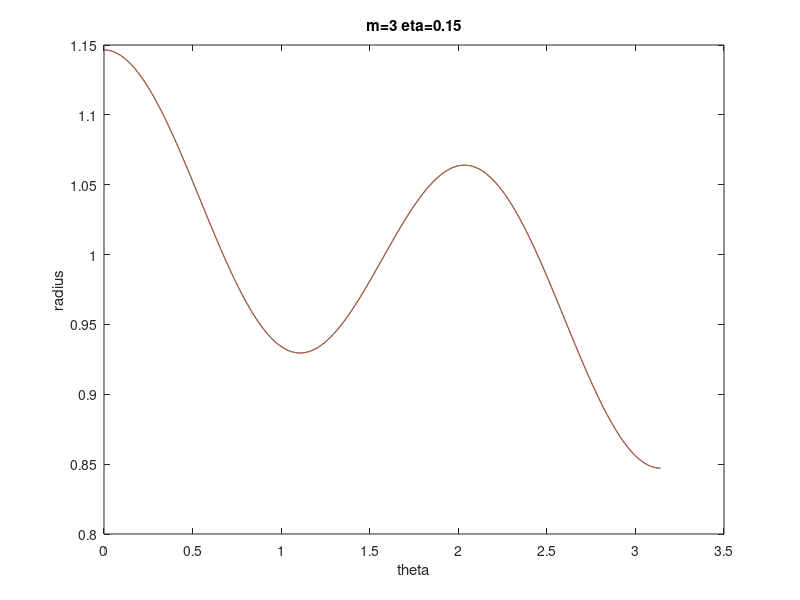
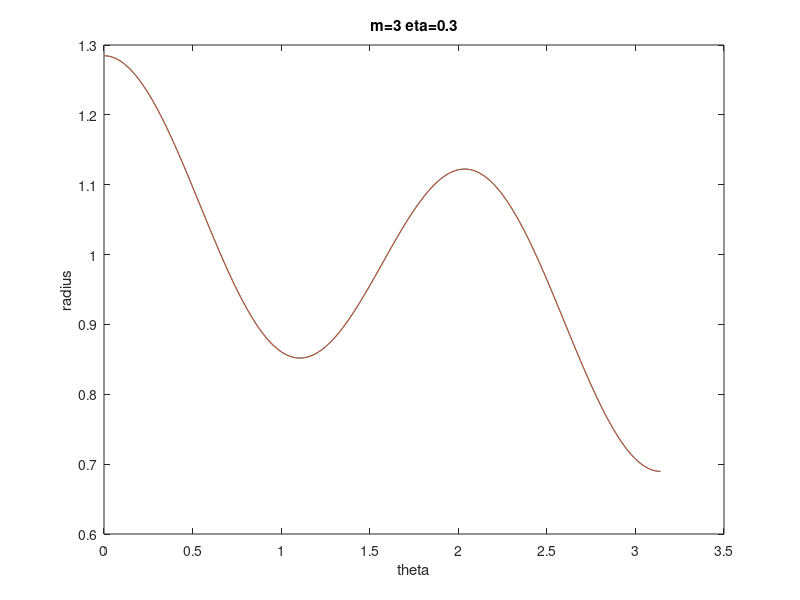
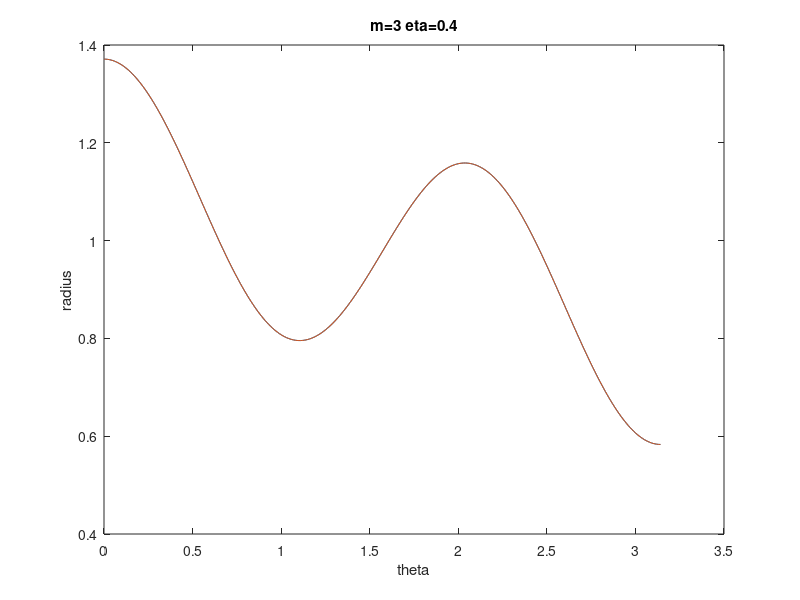

Here is the MATLAB script that generated these plots, in order:
clear all

%% m3

P3=@(A,eta, theta) A(theta) + eta.*(1/2).*(5.*((cos(theta)).^3)-(3.*(cos(theta))));

A1 =@(theta) 0.996786 - 0.000315584.*cos(theta); eta1 = 0.15; 
A2 =@(theta) 0.987143 - 0.00252468.*cos(theta); eta2 = 0.3; 
A3 =@(theta) 0.977143 - 0.00598442.*cos(theta); eta3 = 0.4; 

%% input data

dat1 = importdata('m3/surfaceDrop_m3_Oh01_eta015.txt');
dat2 = importdata('m3/surfaceDrop_m3_Oh01_eta03.txt');
dat3 = importdata('m3/surfaceDrop_m3_Oh01_eta04.txt');    

%% check data

errNorm1 = 0;
expr1 = zeros(length(dat1),2);
for i=1:length(dat1)
    expr1(i,1) = dat1(i,1);
    radiusDat = dat1(i,2);
    radiusExpr = P3(A1,eta1,dat1(i,1));
    expr1(i,2) = radiusExpr;
    errNorm1 = errNorm1 + (radiusExpr - radiusDat)^2;
end
sqrt(errNorm1)

errNorm2 = 0;
expr2 = zeros(length(dat2),2);
for i=1:length(dat2)
    expr2(i,1) = dat2(i,1);
    radiusDat = dat2(i,2);
    radiusExpr = P3(A2,eta2,dat2(i,1));
    expr2(i,2) = radiusExpr;
    errNorm2 = errNorm2 + (radiusExpr - radiusDat)^2;
end
sqrt(errNorm2)

errNorm3 = 0;
expr3 = zeros(length(dat3),2);
for i=1:length(dat3)
    expr3(i,1) = dat3(i,1);
    radiusDat = dat3(i,2);
    radiusExpr = P3(A3,eta3,dat3(i,1));
    expr3(i,2) = radiusExpr;
    errNorm3 = errNorm3 + (radiusExpr - radiusDat)^2;
end
sqrt(errNorm3)


%% plot data

figure
plot(dat1(:,1),dat1(:,2),expr1(:,1),expr1(:,2))
xlabel('theta')
ylabel('radius')
title('m=3 eta=0.15')

figure
plot(dat2(:,1),dat2(:,2),expr2(:,1),expr2(:,2))
xlabel('theta')
ylabel('radius')
title('m=3 eta=0.3')

figure
plot(dat3(:,1),dat3(:,2),expr3(:,1),expr3(:,2))
xlabel('theta')
ylabel('radius')
title('m=3 eta=0.4')



%% error plot

% figure
% plot(dat1(:,1),dat1(:,2) - expr1(:,2), '-') %, dat1(:,1), 0.5*(dat1(end,2) - expr1(end,2)) + 0.5*(dat1(end,2) - expr1(end,2)).*cos(dat1(:,1)+pi), '-.')
% xlabel('theta')
% ylabel('error')
% title('m=3 eta=0.15')
% 
% figure
% plot(dat2(:,1),dat2(:,2) - expr2(:,2), '-') %, dat2(:,1), 0.5*(dat2(end,2) - expr2(end,2)) + 0.5*(dat2(end,2) - expr2(end,2)).*cos(dat2(:,1)+pi), '-.')
% xlabel('theta')
% ylabel('error')
% title('m=3 eta=0.3')
% 
% figure
% plot(dat3(:,1),dat3(:,2) - expr3(:,2), '-') %, dat3(:,1), 0.5*(dat3(end,2) - expr3(end,2)) + 0.5*(dat3(end,2) - expr3(end,2)).*cos(dat3(:,1)+pi), '-.')
% xlabel('theta')
% ylabel('error')
% title('m=3 eta=0.4')


%% check center of mass position

P3_vol1 =@(theta) 0.5*P3(A1, eta1, theta).^2; 
P3_vol2 =@(theta) 0.5*P3(A2, eta2, theta).^2; 
P3_vol3 =@(theta) 0.5*P3(A3, eta3, theta).^2; 

volume1 = integral(P3_vol1, 0, pi);
volume2 = integral(P3_vol2, 0, pi);
volume3 = integral(P3_vol3, 0, pi);

P3_cy1 =@(theta) (1/3).*cos(theta).*(P3(A1, eta1, theta).^3);

centery = integral(P3_cy1, 0, pi)/volume1


